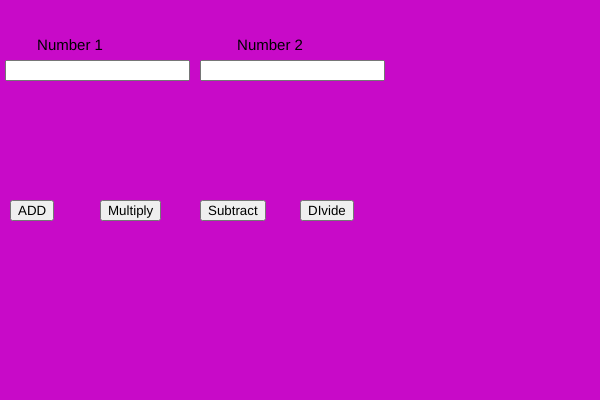
Frame 1 (no input)
Frame 60 (no input): identical to frame 1, image omitted
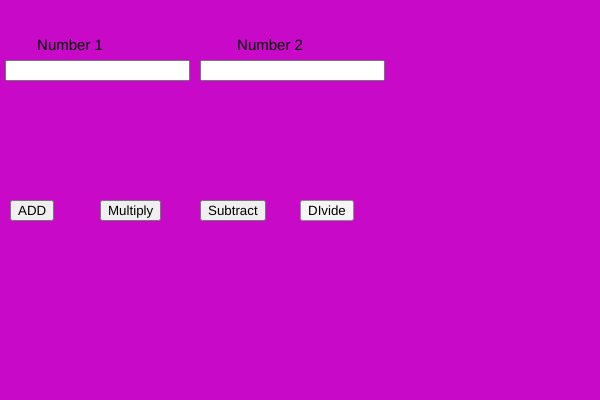
Frame 120 (the mouse pressed at the canvas centre since frame 60)

The p5.js sketch that drew these frames (run headless with seeded random() and noise() and a simulated clock; from frame 60 on, the mouse is pressed at the canvas centre):

// p5.js sketch
// ── sketch.js
var n1,n2;
var b1,b2,b3,b4;

function setup() {
  
  createCanvas(600, 400);
  
  num1 = createInput();
  num1.position(5, 60);
  
  num2 = createInput();
  num2.position(200, 60);
  
  b1 = createButton("ADD");
  b1.position(10, 200);
  b1.mousePressed(add);
  
  b2 = createButton("Multiply");
  b2.position(100, 200);
  b2.mousePressed(mul);

  b3 = createButton("Subtract");
  b3.position(200, 200);
  b3.mousePressed(sub);

  b4 = createButton("DIvide");
  b4.position(300, 200);
  b4.mousePressed(div);
  
  
  textAlign(CENTER);
  textSize(15);
}

function draw() {
  background(200,10,200)
  text("Number 1",70,50)
  text("Number 2",270,50)
  n1 = parseInt(num1.value());
  n2 = parseInt(num2.value());

}

function add() {
console.log(n1 + n2);

}
function mul() {
  console.log(n1 * n2);
  
  }

  function sub() {
    console.log(n1 - n2);
    
    }

    function div() {
      console.log(n1 / n2);
      
      }
